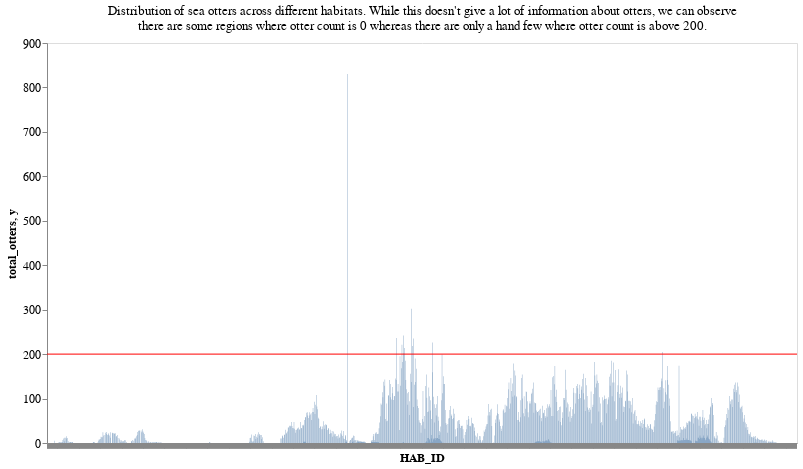

Notebook code for this chart:
### Code cell
chart_title = 'Distribution of sea otters across different habitats. While this doesn\'t give a lot\
 of information about otters, we can observe: there are some regions where otter count is 0\
 whereas there are only a hand few where otter count is above 200.'
bar = alt.Chart(otter_groups_habitat).mark_bar().encode(
        x=alt.X('HAB_ID', axis=alt.Axis(labels=False)),
        y='total_otters'
)

rule = alt.Chart(pd.DataFrame({'y': [200]})).mark_rule(color='red').encode(y='y')

(bar + rule).properties(
    width=750,
    height=400,
    title={
        'text':chart_title.split(':')
    }
).configure_axis(
    grid=False,
    labelFontSize=12,
    titleFontSize=12
).configure_title(
    fontWeight='normal',
    fontSize=13
)

### Figure 1 — Vega-Lite specification as saved in the notebook (floating-point values rounded to 4 significant figures; data arrays with more than 128 entries replaced by an {"elided": "..."} marker saying what was removed)
{"config": {"view": {"continuousWidth": 400, "continuousHeight": 300}, "axis": {"grid": false, "labelFontSize": 12, "titleFontSize": 12}, "title": {"fontSize": 13, "fontWeight": "normal"}}, "layer": [{"data": {"name": "data-b2103f3240f3959497ee3d6fd06d7dc2"}, "mark": "bar", "encoding": {"x": {"type": "nominal", "axis": {"labels": false}, "field": "HAB_ID"}, "y": {"type": "quantitative", "field": "total_otters"}}}, {"data": {"name": "data-66aa2ae3a4da3dc1e23a1818198a99c7"}, "mark": {"type": "rule", "color": "red"}, "encoding": {"y": {"type": "quantitative", "field": "y"}}}], "height": 400, "title": {"text": ["Distribution of sea otters across different habitats. While this doesn't give a lot of information about otters, we can observe", " there are some regions where otter count is 0 whereas there are only a hand few where otter count is above 200."]}, "width": 750, "$schema": "https://vega.github.io/schema/vega-lite/v4.8.1.json", "datasets": {"data-b2103f3240f3959497ee3d6fd06d7dc2": {"elided": "2285 records"}, "data-66aa2ae3a4da3dc1e23a1818198a99c7": [{"y": 200}]}}
